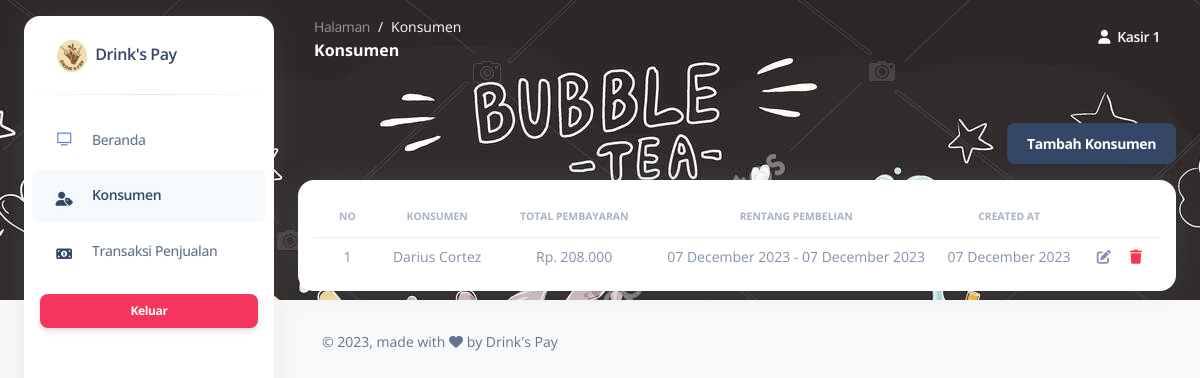
The page /index.php?page=konsumen (signed in) on the database its author committed.
### tables this page shows
CREATE TABLE `konsumen` (
  `id` int NOT NULL,
  `name` varchar(50) NOT NULL,
  `created_at` timestamp NOT NULL
);

### page/konsumen/index.php (the view, shortened to what this page needs)
<div class="row my-4">
    <div class="col-12">
        <div class=" text-right d-flex flex-column justify-content-center mb-3">
            <a href="index.php?page=konsumen-add&action=add" class="btn btn-dark mb-0 ms-lg-auto me-lg-0 me-auto mt-lg-0 mt-2">Tambah Konsumen</a>
        </div>
        <div class="card card-body">
            <div class="table-responsive">
                <table class="table align-items-center mb-0" id="tableKonsumen">
                    <thead>
                        <tr>
                            <th class="text-uppercase text-center text-secondary text-xxs font-weight-bolder opacity-7">No</th>
                            <th class="text-uppercase text-center text-secondary text-xxs font-weight-bolder opacity-7">Konsumen</th>
                            <th class="text-uppercase text-center text-secondary text-xxs font-weight-bolder opacity-7">Total Pembayaran</th>
                            <th class="text-uppercase text-center text-secondary text-xxs font-weight-bolder opacity-7">Rentang Pembelian</th>
                            <th class="text-uppercase text-center text-secondary text-xxs font-weight-bolder opacity-7">Created At</th>
                            <th></th>
                        </tr>
                    </thead>
                    <tbody>
                        <?php
                        $query = "SELECT konsumen.id AS id, konsumen.name AS name, SUM(transaksi.total) AS total, MIN(transaksi.tanggal) AS rentangTanggalMin, MAX(transaksi.tanggal) as rentangTanggalMax, konsumen.created_at FROM konsumen LEFT JOIN transaksi ON konsumen.id = transaksi.konsumen_id GROUP BY konsumen.id ORDER BY konsumen.id DESC;";
                        $execute = $konek->query($query);
                        $key = 1;
                        foreach ($execute as  $row) {
                        ?>
                            <tr>
                                <td class="text-sm text-center text-secondary mb-0">
                                    <?php echo $key++; ?>
                                </td>
                                <td>
                                    <p class="text-sm text-center text-secondary mb-0">
                                        <?php echo $row['name']; ?>
                                    </p>
                                </td>
                                <td>
                                    <p class="text-sm text-center text-secondary mb-0">
                                        <?php
                                        if ($row['total'] == null) {
                                            echo 'Rp. 0';
                                        } else {
                                            echo 'Rp. ' . number_format($row['total'], 0, ',', '.');
                                        }
                                        ?>
                                    </p>
                                </td>
                                <td>
                                    <p class="text-sm text-center text-secondary mb-0">
                                        <?php
                                        if ($row['rentangTanggalMin'] == null || $row['rentangTanggalMax'] == null) {
                                            echo 'Belum ada pembelian';
                                        } else {
                                            echo date('d F Y', strtotime($row['rentangTanggalMin'])) . ' - ' . date('d F Y', strtotime($row['rentangTanggalMax']));
                                        }
                                        ?>
                                    </p>
                                </td>
                                <td>
                                    <p class="text-sm text-center text-secondary mb-0">
                                        <?php echo date('d F Y', strtotime($row['created_at'])); ?>
                                    </p>
                                </td>
                                <td class="text-sm">
                                    <a href="index.php?page=konsumen-edit&id=<?php echo $row['id'] ?>" data-bs-toggle="tooltip" data-bs-original-title="Edit Konsumen" class="p-2">
                                        <i class="fas fa-edit text-secondary" aria-hidden="true"></i>
                                    </a>
                                    <a href="proses/prosesHapus.php/?op=konsumen&id=<?php echo $row['id'] ?>" onclick="return confirm('Anda yakin ingin menghapus konsumen ini?');" data-bs-toggle="tooltip" data-bs-original-title="Hapus Konsumen" class="p-2">
                                        <i class="fas fa-trash text-danger" aria-hidden="true"></i>
                                    </a>
                                </td>
                            </tr>
                        <?php } ?>
                    </tbody>
                </table>
            </div>
        </div>
    </div>
</div>

### rows shown on the page
konsumen: name "Darius Cortez", total "208.000", rentangTanggalMin "07 December 2023", rentangTanggalMax "07 December 2023", created_at "07 December 2023"

### other values the page prints
ucfirst($page) ?: 'Beranda' "Konsumen"
$user['name'] "Kasir 1"
